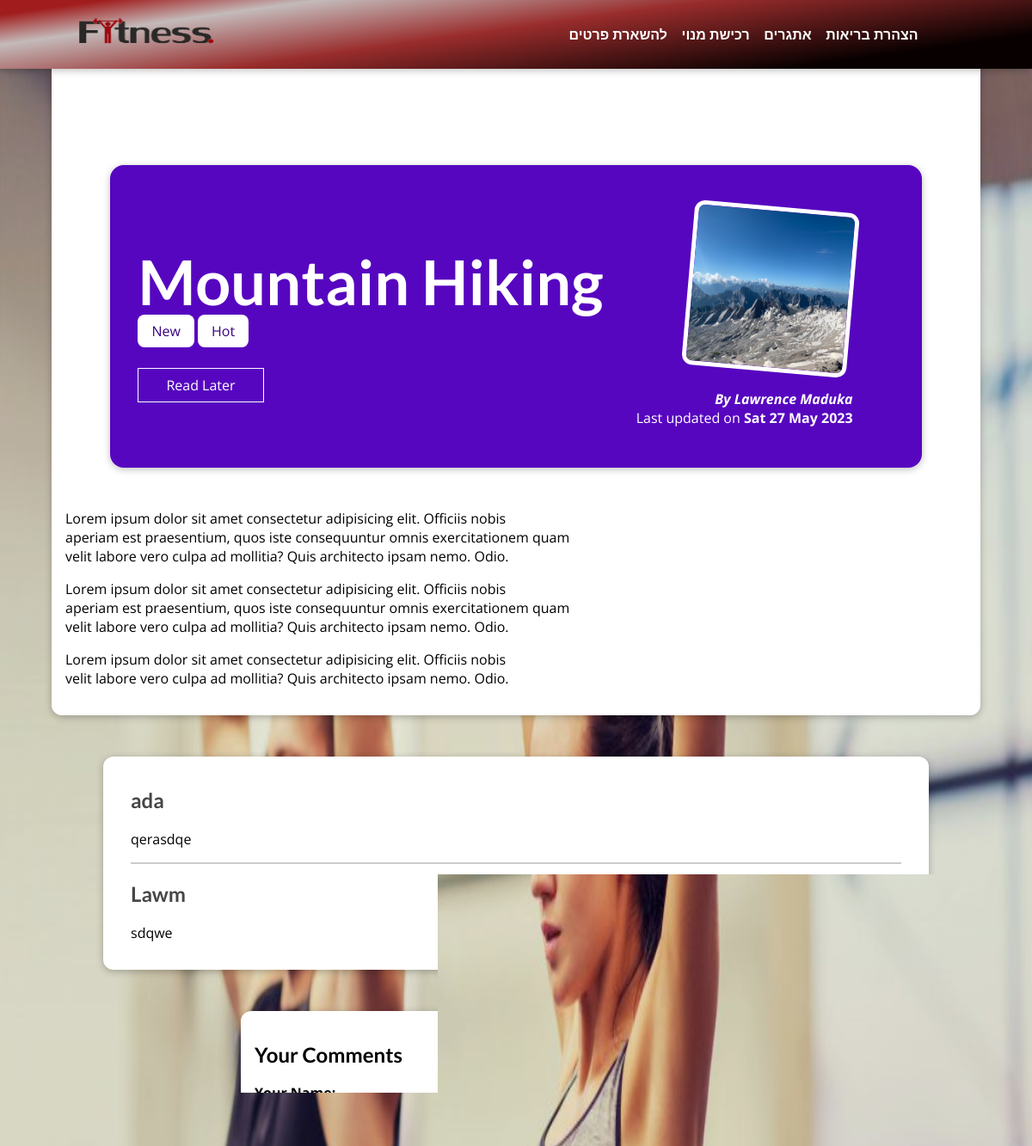
The page /posts/hioke-in-the-mountains (upper part) on the database as committed earlier.
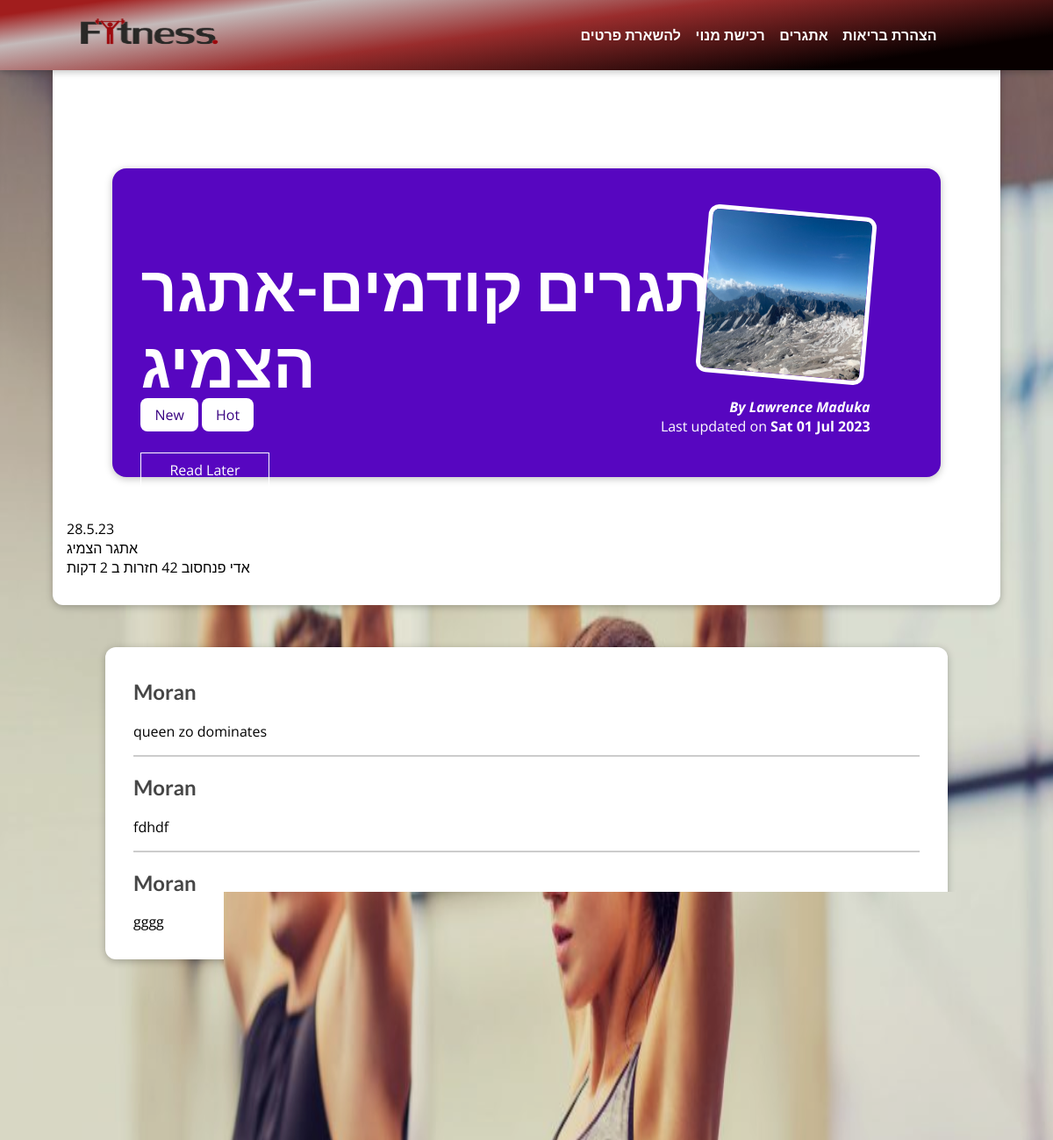
The same page on the database as committed later.
### blog/models.py (models this page shows, shortened)
class Post(models.Model):
    title = models.CharField(max_length=150)
    excerpt = models.CharField(max_length=200)
    image = models.ImageField(upload_to="post", null= True)
    date = models.DateField(auto_now=True)
    slug = models.SlugField(unique=True, db_index=True)
    content = models.TextField(validators=[MinLengthValidator(10)])
    author = models.ForeignKey(Author, on_delete=models.SET_NULL,null=True, related_name="posts")
    tags = models.ManyToManyField(Tag)

class Tag(models.Model):
    caption = models.CharField(max_length=20)

class Author(models.Model):
    first_name = models.CharField(max_length=150)
    last_name = models.CharField(max_length=150)
    email_address = models.EmailField(max_length=150)
    def full_name(self):
        return f"{self.first_name} {self.last_name}"
    def __str__(self) -> str:
        return self.full_name()

class Comment(models.Model):
    user_name = models.CharField(max_length= 120)
    user_email = models.EmailField()
    text = models.TextField(max_length=400)
    post = models.ForeignKey(Post, on_delete=models.CASCADE, related_name="comments")

### blog/views.py (the view, shortened to what this page needs)
# urls.py: path("posts/<slug:slug>", views.SinglePostsView.as_view(), name="post-detail-page"),
class SinglePostsView(View):
    def is_stored_post(self, request, post_id):
        stored_posts = request.session.get("stored_posts")
        if stored_posts is not None:
            is_saved_for_later = post_id in stored_posts
        else:
            is_saved_for_later = False
        return is_saved_for_later
    def get(self,request,slug):
        post = Post.objects.get(slug=slug)
        stored_posts = request.session.get("stored_posts")
        context = {
            "post":post,
            "post_tags": post.tags.all(),
            "comment_form": CommentForm(),
            "comments": post.comments.all().order_by("-id"),
            "saved_for_later": self.is_stored_post(request, post.id)
        }
        return render(request, "blog/post-detail.html", context)

### blog/forms.py
class CommentForm(forms.ModelForm):
    class Meta:
        model = Comment
        exclude = ["post"]
        labels = {
            "user_name": "Your Name",
            "user_email": "Your Email",
            "text": "Your Comment"
        }

### blog/templates/blog/post-detail.html (shortened to what this page needs)
{% extends 'base.html' %}
{% load static%}
{% block css_files %}
<link rel="stylesheet" href="{% static "blog/post-detail.css" %}">
{% endblock%}
{% block content%}
<main>
<section id="summary">
    <h2> {{post.title}}</h2>
    <div>{% for tag in post_tags %}
            <span class="tag">{{ tag.caption }}</span>
        {% endfor %}
    </div>
    <div id = "read-later">
        <form action="{% url 'read-later' %}" method= "POST">
            <button>
                {% if saved_for_later %}
                    Remove from read later
                {% else %}
                    Read Later
                {% endif %}
            </button>
        </form>
    </div>
    <article>
            <img src="{{post.image.url}}" alt="{{post.title}}">
            <address> By <a href="mailto:{{post.author.email_address}}">{{post.author|title}}</a></address>
            <div class="post__content">
                Last updated on  <time>{{post.date|date:"D d M Y"}}</time>
            </div>
    </article>
</section>
    {{post.content|linebreaks}}
</main>
<section id="comments">
    <ul>
        {% for comment in comments %}
            <li>
                <h2> {{comment.user_name}}</h2>
                <p> {{comment.text | linebreaks }} </p>
            </li>
        {% endfor %}
    </ul>
</section>
<section id="comment-form">
    <h2> Your Comments</h2>
    <form action = "{% url 'post-detail-page' post.slug %}" method = "POST">
        {% for form_field in comment_form%}
            <div class="form-control {% if form_field.errors %}invalid{% endif %}">
                {{form_field.label_tag}}
                {{form_field}}
            </div>
            {% endfor %}
    </form>
</section>
{% endblock%}

### templates/base.html (shortened to what this page needs)
{% load static %}
<!DOCTYPE html>
<html lang="en">
<head>
    <link rel="stylesheet" href="{% static "app.css" %}">
    {% block css_files%}{% endblock %}
</head>
<body style= "background-image: url('{%static 'blog/images/weights.jpg'%}');">
    <header id="main-navigation">
        <a href="{% url "starting-page"%}">
        <img src="{% static "blog/images/fit.png" %}" alt="Law author of Blog">
        </a>
        <nav>
            <a href="https://app.tepez.co.il/c/647c0d01c4179d468a812fab/run/">הצהרת בריאות</a>&nbsp &nbsp
            <a href="{% url "post-page"%}">אתגרים</a>&nbsp &nbsp
            <a href="#membership">רכישת מנוי</a>&nbsp &nbsp
            <a href="{% url "post-page"%}">להשארת פרטים</a>&nbsp &nbsp
        </nav>
        </header>
    {% block content %}
    {% endblock %}
</body>
</html>

### static/app.css (style rules this page uses)
* { box-sizing: border-box; }
html { font-family: 'Open Sans', 'Lato', sans-serif; }
body { margin: 0; background-repeat: no-repeat; background-position: top; background-attachment: fixed; background-size: 100% 100%; background-color: rgb(107, 107, 107); background-blend-mode: multiply; }
h1, h2, h3 { font-family: 'Lato', sans-serif; font-weight: bold; }
#main-navigation { width: 100%; height: 5rem; display: flex; justify-content: space-between; align-items: center; padding: 0 10%; position: absolute; background: rgb(161,29,29); background: linear-gradient(172deg, rgba(161,29,29,1) 7%, rgba(196,186,186,1) 21%, rgba(153,44,44,1) 47%, rgba(8,0,0,1) 84%); box-shadow: 0 5px 28px rgba(179, 62, 113, 0.449); top: 0; left: 0; position: fixed; z-index:1 }
#main-navigation img { width: 10rem; height: 5rem; object-fit: center; position: relative; left: -30px; }
#main-navigation a { text-decoration: none; color: white; font-weight: bold; }

### blog/static/blog/post-detail.css (style rules this page uses)
body { background-color: #e7e7e7; }
#main-navigation { background-color: #390281; box-shadow: 0 2px 8px rgba(0, 0, 0, 0.25); }
#summary { margin: 8rem auto 3rem auto; padding: 2rem; width: 90%; max-width: 90rem; border-radius: 16px; background-color: #5706c0; position: relative; box-shadow: 0 2px 8px rgba(0, 0, 0, 0.25); height: 22rem; }
#summary h2 { color: white; font-size: 4.5rem; margin-bottom: 0.25rem; }
#summary article { position: absolute; top: 2rem; right: 3rem; padding: 1rem 2rem; border-radius: 12px; text-align: right; color: white; }
#summary article img { width: 12rem; height: 12rem; border-radius: 12px; transform: rotateZ(5deg); border: 5px solid white; margin-bottom: 1rem; }
#summary address { font-weight: bold; }
#summary a { color: white; text-decoration: none; }
#summary time { font-weight: bold; }
#read-later { margin: 2rem 0; }
#read-later button { background-color: transparent; border: 1px solid white; padding: 0.5rem 2rem; font: inherit; color: white; cursor: pointer; }
main { width: 90%; max-width: 90rem; margin: 3rem auto; background-color: white; padding: 1rem; border-radius: 12px; box-shadow: 0 2px 8px rgba(0, 0, 0, 0.25); }
.tag { background-color: white; color: #390281; padding: 0.5rem 1rem; border-radius: 8px; }
#comment-form { margin: 3rem auto; width: 90%; max-width: 40rem; border-radius: 12px; background-color: white; box-shadow: 0 2px 8px rgba(0, 0, 0, 0.25); padding: 1rem; }
.form-control { margin-bottom: 1rem; }
.form-control label { font-weight: bold; margin-bottom: 0.5rem; display: block; }
.form-control input, .form-control textarea { display: block; width: 100%; font: inherit; padding: 0.25rem; border-radius: 6px; border: 1px solid #ccc; }
#comments { margin: 3rem auto; width: 90%; max-width: 60rem; border-radius: 12px; background-color: white; box-shadow: 0 2px 8px rgba(0, 0, 0, 0.25); padding: 1rem 2rem; }
#comments ul { list-style: none; margin: 0; padding: 0; }
#comments li { margin-bottom: 1rem; border-bottom: 2px solid #ccc; }
#comments li:last-of-type { border-bottom: none; }
#comments h2 { color: #464646; }

Rows that differ between the two databases and show on the page:
no longer on this page (row edited): Comment: user_name "ada", text "qerasdqe"
no longer on this page (row edited): Comment: user_name "Lawm", text "sdqwe"
changed Post "Lawrence Maduka": title "Mountain Hiking" → "אתגרים קודמים-אתגר הצמיג"; date "Sat 27 May 2023" → "Sat 01 Jul 2023"; content "Lorem ipsum dolor sit amet consectetur adipisicing elit. Officiis nobis aperiam est praesentium, quos iste consequuntur omnis exercitationem quam velit labore vero culpa ad mollitia? Quis architecto ipsam nemo. Odio. Lorem ipsum dolor sit amet consectetur adipisicing elit. Officiis nobis aperiam est praesentium, quos iste consequuntur omnis exercitationem quam velit labore vero culpa ad mollitia? Quis architecto ipsam nemo. Odio. Lorem ipsum dolor sit amet consectetur adipisicing elit. Officiis nobis velit labore vero culpa ad mollitia? Quis architecto ipsam nemo. Odio." → "28.5.23 אתגר הצמיג אדי פנחסוב 42 חזרות ב 2 דקות"
added Comment: user_name "Moran", text "queen zo dominates"
added Comment: user_name "Moran", text "fdhdf"
added Comment: user_name "Moran", text "gggg"
